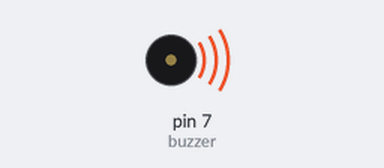
The sketch below on a simulated Arduino Uno, built with avr-gcc and run on an emulated ATmega328P. Parts: buzzer (waves = sounding, pin HIGH).

Above: at 0.1 s.
Timing chart, 0 to 1.6 s (numbered marks = the images above):
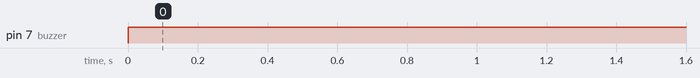

The sketch:

activity-4.ino
```cpp
// arduino is passing data to buzzer to make it on

int buzzer=7;

void setup(){
  pinMode(buzzer,OUTPUT);
}

void loop(){
  digitalWrite(buzzer,1);
}
```

Measured:
- by itself, pin 7 (buzzer): LOW → HIGH at 0.00 s
